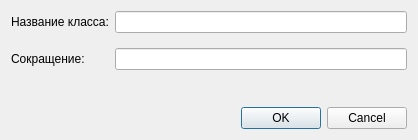
<?xml version="1.0" encoding="UTF-8"?>
<ui version="4.0">
 <class>dialogClass</class>
 <widget class="QDialog" name="dialogClass">
  <property name="geometry">
   <rect>
    <x>0</x>
    <y>0</y>
    <width>418</width>
    <height>140</height>
   </rect>
  </property>
  <property name="windowTitle">
   <string>Класс</string>
  </property>
  <layout class="QVBoxLayout" name="verticalLayout">
   <item>
    <layout class="QGridLayout" name="gridLayout">
     <property name="verticalSpacing">
      <number>15</number>
     </property>
     <item row="0" column="1">
      <widget class="QLineEdit" name="name_lineEdit"/>
     </item>
     <item row="1" column="1">
      <widget class="QLineEdit" name="abb_lineEdit"/>
     </item>
     <item row="0" column="0">
      <widget class="QLabel" name="name_label">
       <property name="text">
        <string>Название класса:</string>
       </property>
      </widget>
     </item>
     <item row="1" column="0">
      <widget class="QLabel" name="abb_label">
       <property name="text">
        <string>Сокращение:</string>
       </property>
      </widget>
     </item>
    </layout>
   </item>
   <item>
    <spacer name="verticalSpacer">
     <property name="orientation">
      <enum>Qt::Vertical</enum>
     </property>
     <property name="sizeHint" stdset="0">
      <size>
       <width>20</width>
       <height>40</height>
      </size>
     </property>
    </spacer>
   </item>
   <item>
    <widget class="QDialogButtonBox" name="buttonBox">
     <property name="orientation">
      <enum>Qt::Horizontal</enum>
     </property>
     <property name="standardButtons">
      <set>QDialogButtonBox::Cancel|QDialogButtonBox::Ok</set>
     </property>
    </widget>
   </item>
  </layout>
 </widget>
 <resources/>
 <connections>
  <connection>
   <sender>buttonBox</sender>
   <signal>accepted()</signal>
   <receiver>dialogClass</receiver>
   <slot>accept()</slot>
   <hints>
    <hint type="sourcelabel">
     <x>248</x>
     <y>254</y>
    </hint>
    <hint type="destinationlabel">
     <x>157</x>
     <y>274</y>
    </hint>
   </hints>
  </connection>
  <connection>
   <sender>buttonBox</sender>
   <signal>rejected()</signal>
   <receiver>dialogClass</receiver>
   <slot>reject()</slot>
   <hints>
    <hint type="sourcelabel">
     <x>316</x>
     <y>260</y>
    </hint>
    <hint type="destinationlabel">
     <x>286</x>
     <y>274</y>
    </hint>
   </hints>
  </connection>
 </connections>
</ui>
